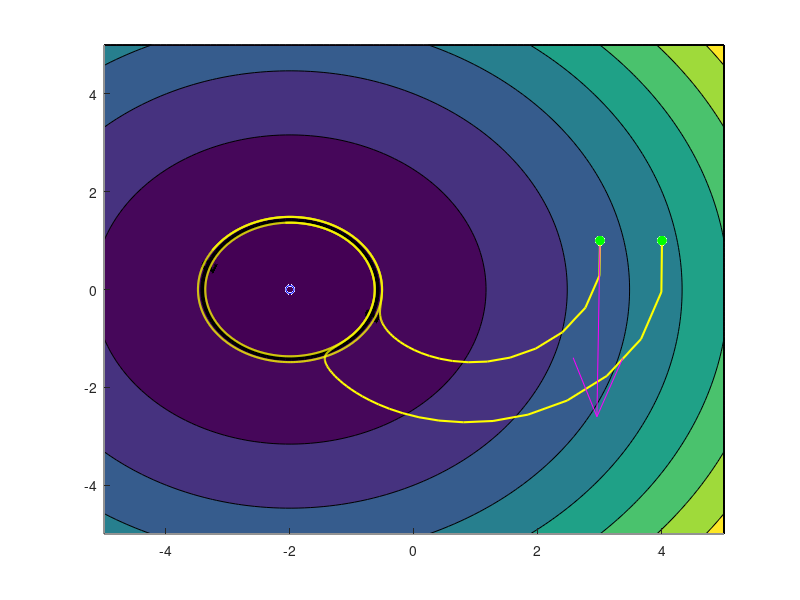

MATLAB code to generate this figure: (Note: this script raises an error after producing the figure.)
clc; clear all;
%Constants
thresh = .52;
i = 2;
maxcycles = 1200;
arrowScale = 40;
video_flag = false;
dt=0.01; % step size or sampling frequency
x = -5:0.01:5;
y = -5:0.01:5;
[X,Y] = meshgrid(x,y);
r0 = [-2,0]'; % Source
x0 = r0(1); y0 = r0(2);
R = [0, -1; 1, 0];
k1 = 3;
k2 = 1;
zd = 2;
r1dot = zeros(2,maxcycles);
r2dot = zeros(2,maxcycles);

% initial positions of robots
r1(1,1) = 3;
r1(2,1) = 1;
r2(1,1) = 4;
r2(2,1) = 1;

%Prepare video
if video_flag
    figure;
    %pause;
    myVideo = VideoWriter('animation2.mp4', 'MPEG-4');
    myVideo.FrameRate = 100;
    myVideo.Quality = 100;
    open(myVideo);
end

%Prepare plot
hold on
plot(r1(1),r1(2),'go')
plot(r2(1),r2(2),'go')
plot(r0(1),r0(2),'bo')
xlim([-5 5])
ylim([-5 5])

x = linspace(-5,5);
y = linspace(-5,5);
[X,Y] = meshgrid(x,y);
Z = (X+2).^2+Y.^2;
C_levels = [0,2,10:10:80]; 
[M,d] = contourf(X,Y,Z,C_levels); hold on
[C,h] = contour(X, Y, Z, [2 2], 'k', 'LineWidth', 3); 
clabel(C,h,2,'FontWeight','bold','FontSize',15) % Label 2 contour

w = (r1(:,i-1) - r2(:,i-1)) / norm(r1(:,i-1) - r2(:,i-1));


%Main loop
while i < maxcycles
        
    %Calculate Velocities
    w = (r1(:,i-1) - r2(:,i-1)) / norm(r1(:,i-1) - r2(:,i-1));
    v = R*w;
    r1dot(:,i-1) = k1*((norm(r1(:,i-1)-r0))^2-zd)*v + k2*w;
    r2dot(:,i-1) = k1*((norm(r2(:,i-1)-r0))^2-zd)*v + k2*w;
    
    %Update motion
    r1(:,i) = r1(:,i-1) + r1dot(:,i-1)*dt;
    r2(:,i) = r2(:,i-1) + r2dot(:,i-1)*dt;
    
    %Plotting Trajectory
    plot([r1(1,i-1) r1(1,i)],[r1(2,i-1) r1(2,i)],'y','LineWidth',1.5);
    plot([r2(1,i-1) r2(1,i)],[r2(2,i-1) r2(2,i)],'y','LineWidth',1.5); 
    
    i = i + 1;
    
    % Video recording
    if video_flag
        frame = getframe(gcf);
        writeVideo(myVideo, frame);
    end
    
end
   
%Plotting 
plot(r1(1,1),r1(2,1),'go','MarkerFaceColor','g')
plot(r2(1,1),r2(2,1),'go','MarkerFaceColor','g')
A = [2,10,50,200,500];
arrowScale = [.05,.05,.5,.5,.5];
for j = 1:length(A)
    for i = A(j) 
           plot(r1(1,i-1),r1(2,i-1),'go','MarkerFaceColor','g')
           plot(r2(1,i-1),r2(2,i-1),'go','MarkerFaceColor','g')
           qp1 = quiver(r1(1,i-1),r1(2,i-1),r1dot(1,i-1)*arrowScale(j),r1dot(2,i-1)*arrowScale(j),'m','AutoScale','off');
           qp1.LineWidth = 1.5;
           qp1.MaxHeadSize = .5;
           qp2 = quiver(r2(1,i-1),r2(2,i-1),r2dot(1,i-1)*arrowScale(j),r2dot(2,i-1)*arrowScale(j),'m','AutoScale','off');
           qp2.LineWidth = 1.5;
           qp2.MaxHeadSize = .5;
    end
end


plot(r1(1,end),r1(2,end),'ro','MarkerFaceColor','r')
plot(r2(1,end),r2(2,end),'ro','MarkerFaceColor','r')

% Video
if video_flag
        frame = getframe(gcf);
        writeVideo(myVideo, frame);
end
if video_flag; close(myVideo); end
hold off
    
